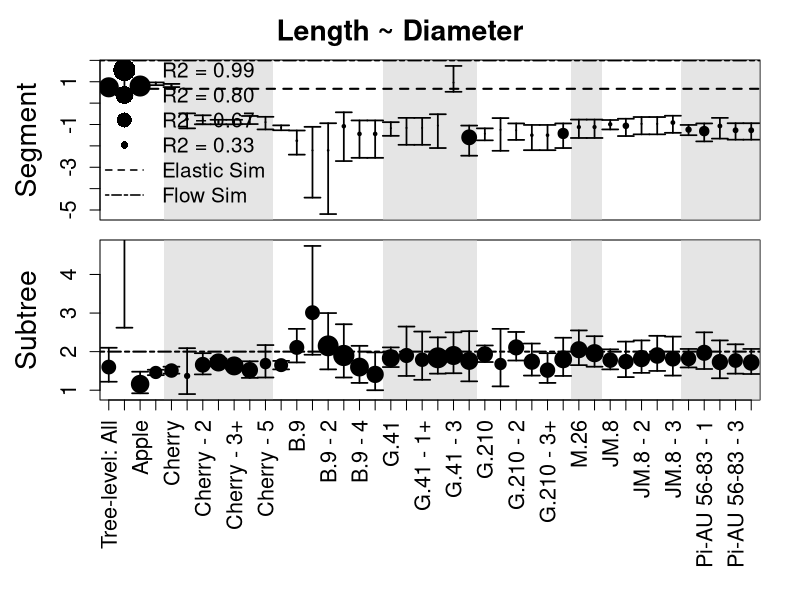
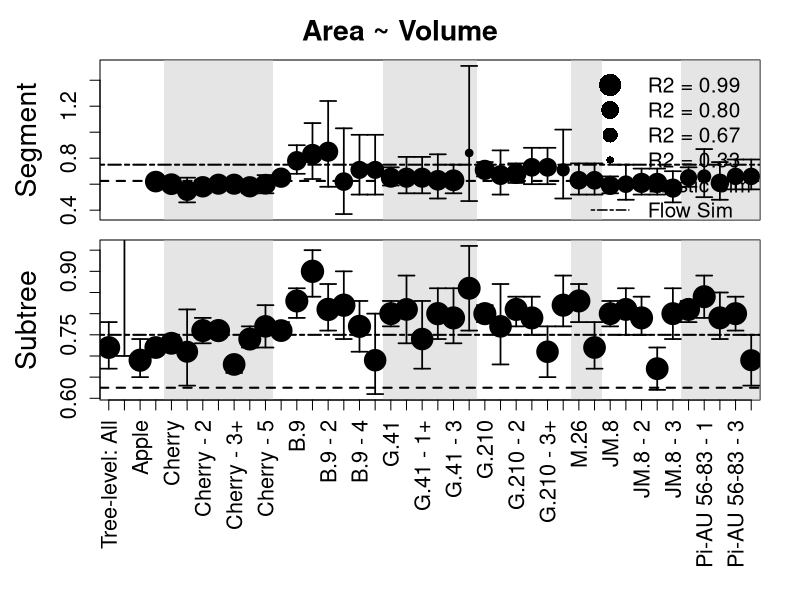
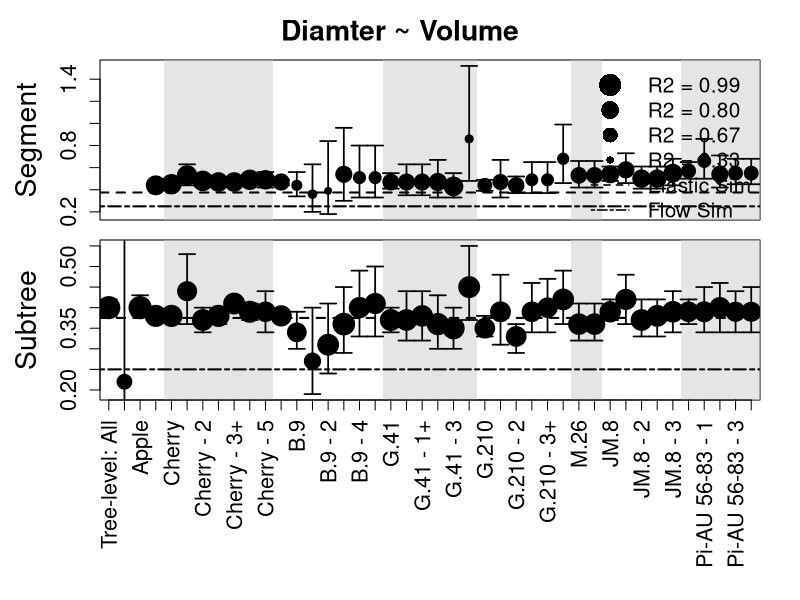
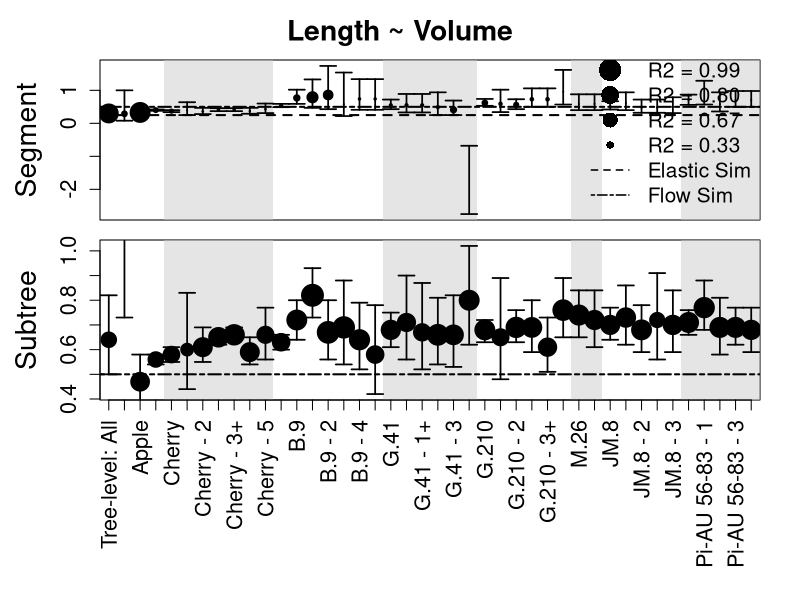
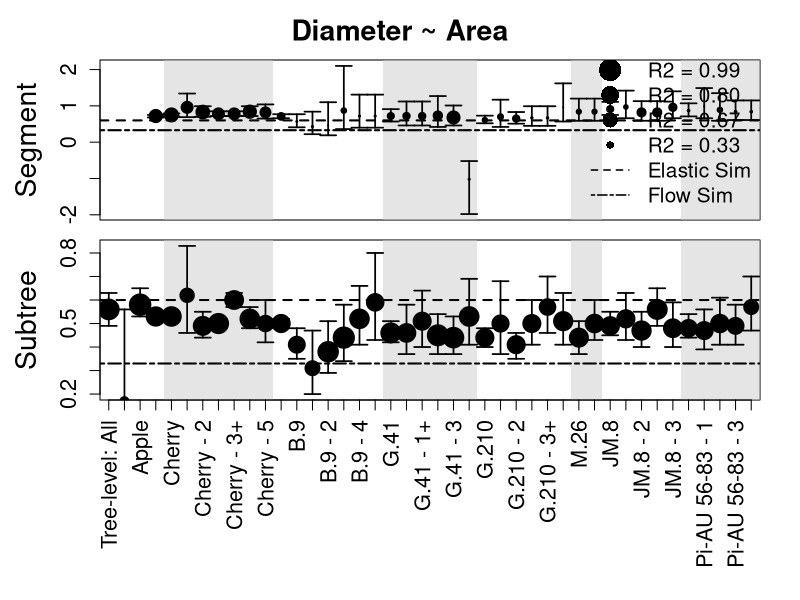
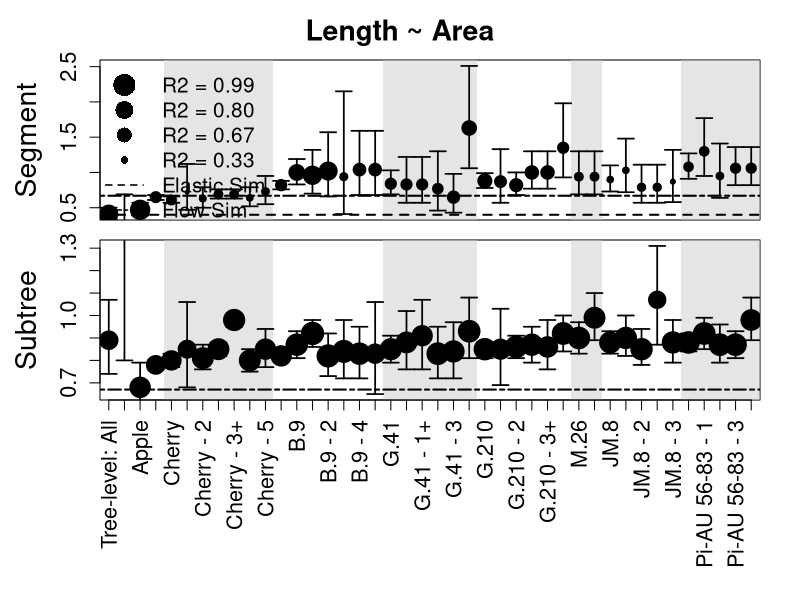
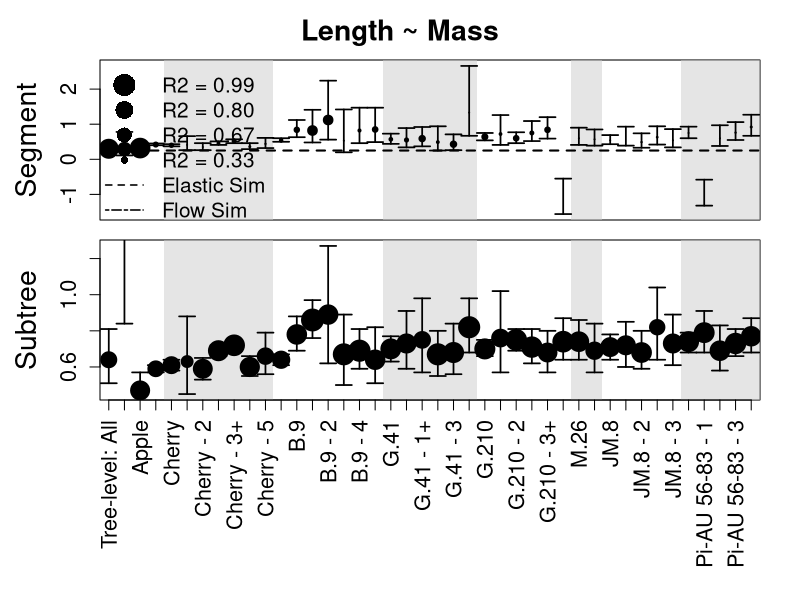
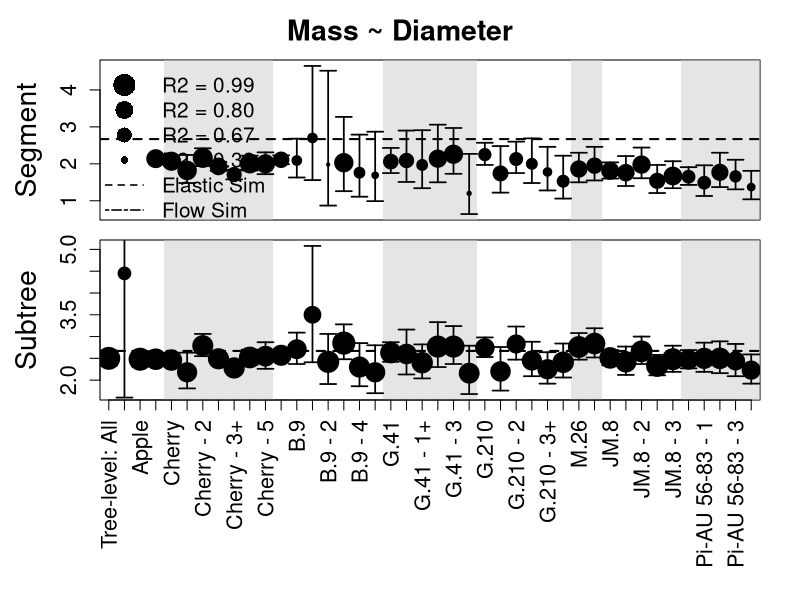

These figures' R source, in order:
### This script generates multiple figures that detail the results for all of 
### the groupings for each allometric relationship investigated in `SMA-test.R` 
### and reported in `SMAResults.csv`. The figures appear as Fig S2 in the 
### manuscript.

sma <- read.csv("SMAResults.csv", sep=",", head=T)

poly_set <- function(x_set, n){
  polygon(x_set, 
          c(min(results[[n]][[2]], na.rm=T)-1, max(results[[n]][[3]], na.rm=T)+1, max(results[[n]][[3]], na.rm=T)+1, min(results[[n]][[2]], na.rm=T)-1), 
          col = rgb(.80,.80,.80,0.5), border = NA)
}

gen_plot <- function(n, ylabel){
  plot(range(2,41), range(min(results[[n]][[2]][4:41], na.rm=T), max(results[[n]][[3]][4:41], na.rm=T)), 
       ylab = ylabel, xlab="", xaxt = "n", type = "n",
       ylim = c(min(results[[n]][[2]][4:41], na.rm=T), max(results[[n]][[3]][4:41], na.rm=T)))
  poly_set(c(4.5, 4.5, 11.5, 11.5), n)
  poly_set(c(18.5, 18.5, 24.5, 24.5), n) 
  poly_set(c(30.5, 30.5, 32.5, 32.5), n) 
  poly_set(c(37.5, 37.5, 43, 43), n) 
  points(results[[n]][[1]], pch = 19, cex = 3*results[[n]][[4]])
  for(s in 1:42){
    arrows(y0=results[[n]][[2]][s], y1=results[[n]][[3]][s], x0=s, x1=s, code=3, angle=90, lwd=1.7, length=.08)  
  }
  abline(h = flow[n], lwd = 2, lty = 6)
  abline(h = elastic[n], lwd = 2, lty = 2)
}

multi_plot <- function(col_list, title, location){
  par(mfrow = c(length(col_list),1), oma=c(9,0,3,0), mar=c(1,5,0,2), 
      cex.lab = 1.7, cex.axis=1.3, bty = "o")
  gen_plot(col_list[1], "Segment")
  title(main=title, cex.main=1.7, outer=T)
  par(xpd=T)
  legend(location, legend=c("R2 = 0.99", "R2 = 0.80", "R2 = 0.67", "R2 = 0.33", "Elastic Sim", "Flow Sim"), 
         lty = c(0,0,0,0,2,6), lwd = c(0,0,0,0,1.5,1.5), pch=19, bty = "n", 
         pt.cex = c(3*.99, 3*.80, 3*.67, 3*.33, 0, 0), cex = 1.25)
  par(xpd=F)
  gen_plot(col_list[2], "Subtree")
  axis(1, 1:42, xlabels, las = 2)
}


#Compiles data for computation from the visually oriented SMAResults file
results <- list()
for (i in 1:27){
  results[[i]] <- list()
  for (j in 1:4){
    results[[i]][[j]] <- vector(length = 42)
    # 1: exponent, 2: CI-, 3: CI+, 4: R2 
    for (k in 1:42) {
      results[[i]][[j]][k] = as.numeric(strsplit(as.character(sma[(k+1),(i+2)]), " ")[[1]][(2*j-1)])
    }
  }
}

xlabels <- c('Tree-level: All', 'Cherry', 'Apple', 'Branch-level: All', 'Cherry', 
             'Cherry - 1', 'Cherry - 2', 'Cherry - 3', 'Cherry - 3+', 'Cherry - 4', 'Cherry - 5',
             'Apple', 'B.9', 'B.9 - 1', 'B.9 - 2', 'B.9 - 3', 'B.9 - 4', 'B.9 - 4+',
             'G.41', 'G.41 - 1', 'G.41 - 1+', 'G.41 - 2', 'G.41 - 3', 'G.41 - 4',   
             'G.210', 'G.210 - 1', 'G.210 - 2', 'G.210 - 3', 'G.210 - 3+', 'G.210 - 4',    
             'M.26', 'M.26+', 
             'JM.8', 'JM.8 - 1', 'JM.8 - 2',  'JM.8 - 2+',  'JM.8 - 3',       
             'Pi-AU 56-83', 'Pi-AU 56-83 - 1', 'Pi-AU 56-83 - 2', 'Pi-AU 56-83 - 3',  'Pi-AU 56-83 - 3+')

flow <- c(2, 2, 2, .75, .75, .75, .25, .25, .25, .5, .5, .5, .33, .33, .33, .67, .67, .67, 10, 10, 10, 10, 10, 10, 10, 10, 10)

elastic <- c(.67, .67, .67, .625, .625, .625, .375, .375, .375, .25, .25, .25, .6, .6, .6, .4, .4, .4, .25, .25, .25, 2.67, 2.67, 10, 10, 10, 10)

pdf(file="FigS2.pdf", width= 10, height=10,family="Helvetica", pointsize=14)

multi_plot(c(1,3), "Length ~ Diameter", "bottomleft")
multi_plot(c(4,6), "Area ~ Volume", "topright")
multi_plot(c(7,9), "Diamter ~ Volume", "topright")
multi_plot(c(10,12), "Length ~ Volume", "bottomright")
multi_plot(c(13,15), "Diameter ~ Area", "bottomright")
multi_plot(c(16,18), "Length ~ Area", "topleft")
multi_plot(c(19,21), "Length ~ Mass", "topleft")
multi_plot(c(22,23), "Mass ~ Diameter", "topleft")
multi_plot(c(24,26), "Mass ~ Volume", "bottomleft")

dev.off()






